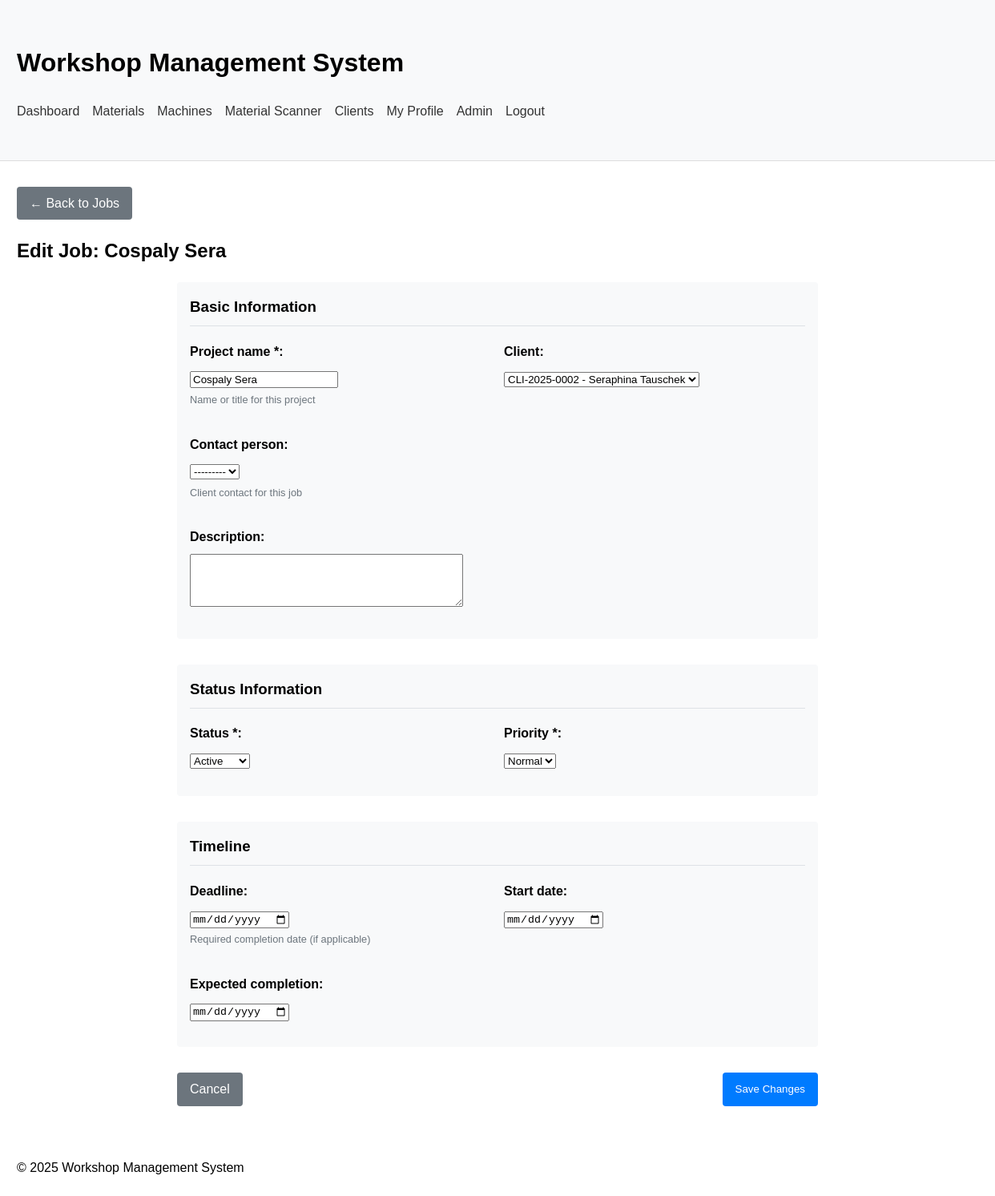
Page /jobs/JOB-2025-0001/update/ (signed in) on the committed database.
### workshop_app/models/job.py (models this page shows, shortened)
class Job(models.Model):
    job_id = models.CharField(max_length=15, unique=True)
    project_name = models.CharField(max_length=100)
    client = models.ForeignKey(Client, on_delete=models.CASCADE, related_name='jobs', null=True, blank=True)
    contact_person = models.ForeignKey(ContactPerson, on_delete=models.SET_NULL, null=True, blank=True)
    description = models.TextField(blank=True)
    created_date = models.DateTimeField(default=timezone.now)
    created_by = models.ForeignKey(User, on_delete=models.SET_NULL, null=True, related_name='created_jobs')
    status = models.ForeignKey(JobStatus, on_delete=models.PROTECT, related_name='jobs', default=get_default_status)
    percent_complete = models.IntegerField(default=0, help_text="0-100")
    PRIORITY_CHOICES = [
        ('low', 'Low'),
        ('normal', 'Normal'),
        ('high', 'High'),
        ('urgent', 'Urgent')
    ]
    priority = models.CharField(max_length=10, choices=PRIORITY_CHOICES, default='normal')
    start_date = models.DateField(null=True, blank=True)
    end_date = models.DateField(null=True, blank=True)
    deadline = models.DateField(null=True, blank=True)
    expected_completion = models.DateField(null=True, blank=True)
    is_personal = models.BooleanField(default=False, help_text="Personal job for an operator")
    is_general = models.BooleanField(default=False, help_text="General workshop job")
    owner = models.ForeignKey(User, on_delete=models.CASCADE, null=True, blank=True,
                              related_name='personal_jobs', help_text="Owner for personal jobs")
    qr_code = models.ImageField(upload_to='qr_codes/jobs/', blank=True)
    class Meta:
        ordering = ['-created_date']

### workshop_app/models/client.py (models this page shows, shortened)
class Client(models.Model):
    CLIENT_TYPES = [
        ('company', 'Company'),
        ('individual', 'Individual'),
    ]
    STATUS_CHOICES = [
        ('active', 'Active'),
        ('inactive', 'Inactive'),
        ('prospect', 'Prospect'),
        ('former', 'Former'),
    ]
    client_id = models.CharField(max_length=20, unique=True, help_text="Unique client identifier")
    name = models.CharField(max_length=100, help_text="Company or individual name")
    type = models.CharField(max_length=10, choices=CLIENT_TYPES, default='company')
    industry = models.CharField(max_length=100, blank=True, help_text="Category of client's business")
    reference_source = models.CharField(max_length=100, blank=True, help_text="How the client found us")
    notes = models.TextField(blank=True, help_text="General notes about the client")
    status = models.CharField(max_length=10, choices=STATUS_CHOICES, default='active')
    created_date = models.DateTimeField(default=timezone.now)
    last_updated = models.DateTimeField(auto_now=True)
    primary_email = models.EmailField(blank=True)
    secondary_email = models.EmailField(blank=True)
    phone_number = models.CharField(max_length=20, blank=True)
    mobile_number = models.CharField(max_length=20, blank=True)
    website = models.URLField(blank=True)
    social_media = models.TextField(blank=True, help_text="Links to client's social profiles")
    street_address = models.CharField(max_length=100, blank=True)
    address_line_2 = models.CharField(max_length=100, blank=True)
    city = models.CharField(max_length=100, blank=True)
    state_province = models.CharField(max_length=100, blank=True)
    postal_code = models.CharField(max_length=20, blank=True)
    country = models.CharField(max_length=100, blank=True)
    tax_id = models.CharField(max_length=50, blank=True, help_text="Tax ID / VAT Number")
    payment_terms = models.CharField(max_length=50, blank=True, help_text="Net 30, COD, etc.")
    currency = models.CharField(max_length=10, blank=True, default="CHF")
    discount_rate = models.DecimalField(max_digits=5, decimal_places=2, null=True, blank=True)
    credit_limit = models.DecimalField(max_digits=10, decimal_places=2, null=True, blank=True)
    account_status = models.CharField(max_length=50, blank=True, help_text="Good Standing, Credit Hold, etc.")
    def __str__(self):
        return f"{self.client_id} - {self.name}"

### workshop_app/views/job_views.py (the view)
# urls.py: path('jobs/<str:job_id>/update/', job_update, name='job_update'),
@login_required
def job_update(request, job_id):
    job = get_object_or_404(Job, job_id=job_id)
    if request.method == 'POST':
        form = JobForm(request.POST, instance=job, user=request.user)
        if form.is_valid():
            form.save()
            messages.success(request, f"Job '{job.project_name}' updated successfully.")
            return redirect('workshop_app:job_detail', job_id=job.job_id)
    else:
        form = JobForm(instance=job, user=request.user)
    context = {
        'form': form,
        'job': job,
        'title': f"Edit Job: {job.project_name}",
        'is_new': False,
    }
    return render(request, 'workshop_app/jobs/form.html', context)

### workshop_app/models/job.py (called while the page is built)
    def __str__(self):
        return self.name

### workshop_app/templatetags/workshop_extras.py (called while the page is built)
@register.filter
def getattr(obj, attr):
    try:
        return obj.__getattribute__(attr)
    except AttributeError:
        if hasattr(obj, 'fields') and attr in obj.fields:
            return obj[attr]
        raise

### workshop_app/templates/workshop_app/jobs/form.html (shortened to what this page needs)
{% extends 'workshop_app/base.html' %}
{% load workshop_extras %}
{% block content %}
    <div style="margin-bottom: 1rem;">
        <a href="{% url 'workshop_app:job_list' %}" class="btn btn-secondary">← Back to Jobs</a>
    </div>
    <h2>{{ title }}</h2>
    <form method="post" enctype="multipart/form-data">
        <div style="max-width: 800px; margin: 0 auto;">
            {% for fieldset_name, fieldset_fields in form.fieldsets %}
                <div style="margin-bottom: 2rem; background-color: #f8f9fa; padding: 1rem; border-radius: 4px;">
                    <h3 style="margin-top: 0; border-bottom: 1px solid #dee2e6; padding-bottom: 0.5rem;">{{ fieldset_name }}</h3>
                    <div style="display: flex; flex-wrap: wrap; gap: 1rem;">
                        {% for field_name in fieldset_fields %}
                            {% with field=form|getattr:field_name %}
                                <div style="flex: {% if field_name == 'description' or field_name == 'notes' %}100%{% else %}1{% endif %}; min-width: 250px;">
                                    <div style="margin-bottom: 1rem;">
                                        <label for="{{ field.id_for_label }}" style="display: block; margin-bottom: 0.5rem; font-weight: bold;">
                                            {{ field.label }}{% if field.field.required %} *{% endif %}:
                                        </label>
                                        {{ field }}
                                        {% if field.help_text %}
                                            <div style="font-size: 0.8rem; color: #6c757d; margin-top: 0.25rem;">
                                                {{ field.help_text }}
                                            </div>
                                        {% endif %}
                                    </div>
                                </div>
                            {% endwith %}
                        {% endfor %}
                    </div>
                </div>
            {% endfor %}
            <div style="display: flex; justify-content: space-between; margin-top: 1rem;">
                <a href="{% url 'workshop_app:job_list' %}" class="btn btn-secondary">Cancel</a>
                <button type="submit" class="btn">{% if is_new %}Create Job{% else %}Save Changes{% endif %}</button>
            </div>
        </div>
    </form>
{% endblock %}

### workshop_app/templates/workshop_app/base.html (style rules this page uses)
body { font-family: Arial, sans-serif; margin: 0; padding: 0; line-height: 1.6; }
.btn { display: inline-block; padding: 0.5rem 1rem; background-color: #007bff; color: white; text-decoration: none; border-radius: 4px; border: none; cursor: pointer; }
.btn-secondary { background-color: #6c757d; }

### rows in the picture
Job: fieldset_fields "Cospaly Sera" "---------" "Active" "Normal"
Client: fieldset_fields "CLI-2025-0002 - Seraphina Tauschek"

### other values in the picture
{{ title }} "Edit Job: Cospaly Sera"
{{ fieldset_name }} "Basic Information" "Status Information" "Timeline"
{{ field.label }} "Project name" "Client" "Contact person" "Description" "Status" "Priority" "Deadline" "Start date" "Expected completion"
{{ field.help_text }} "Name or title for this project" "Client contact for this job" "Required completion date (if applicable)"
